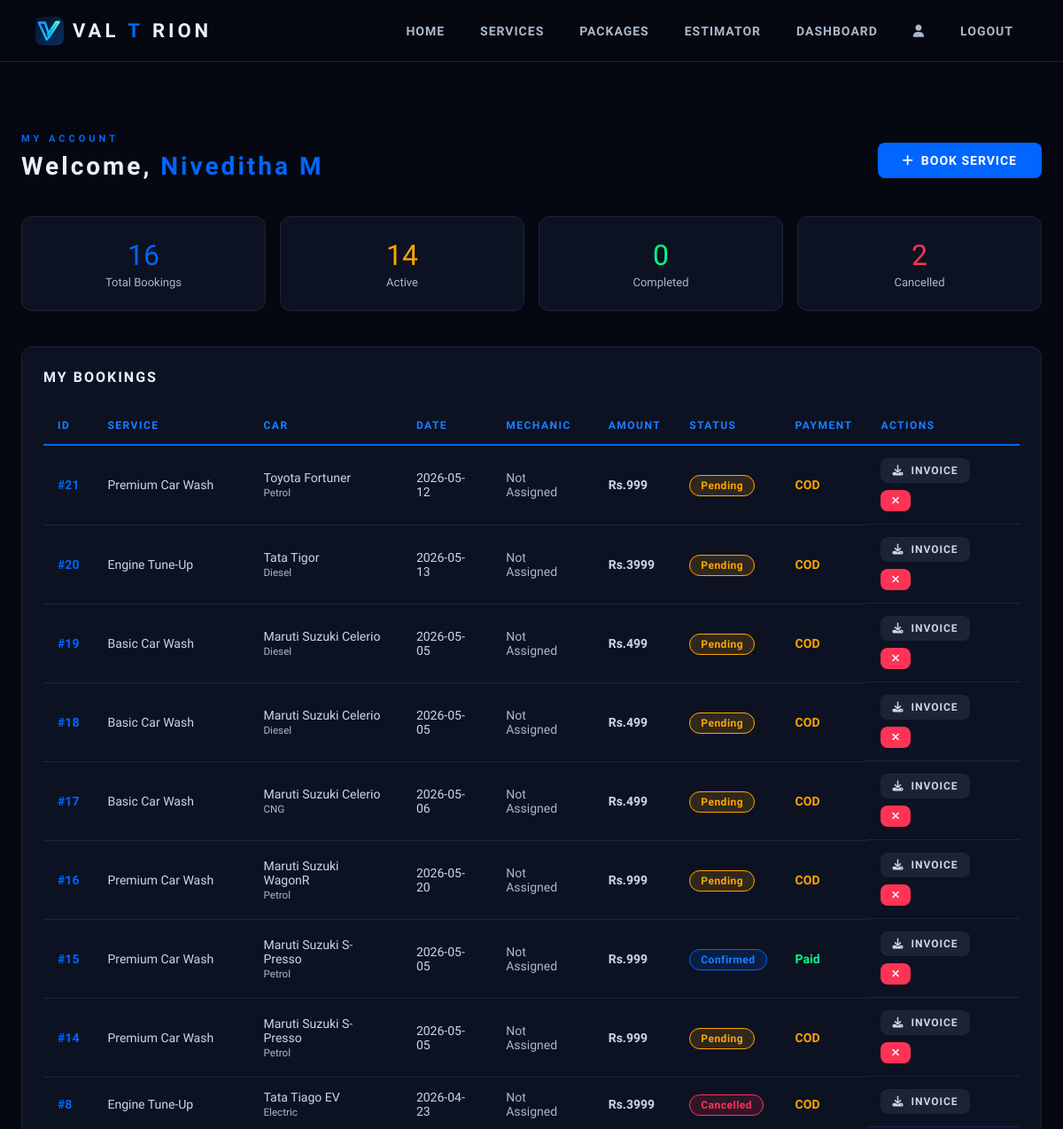
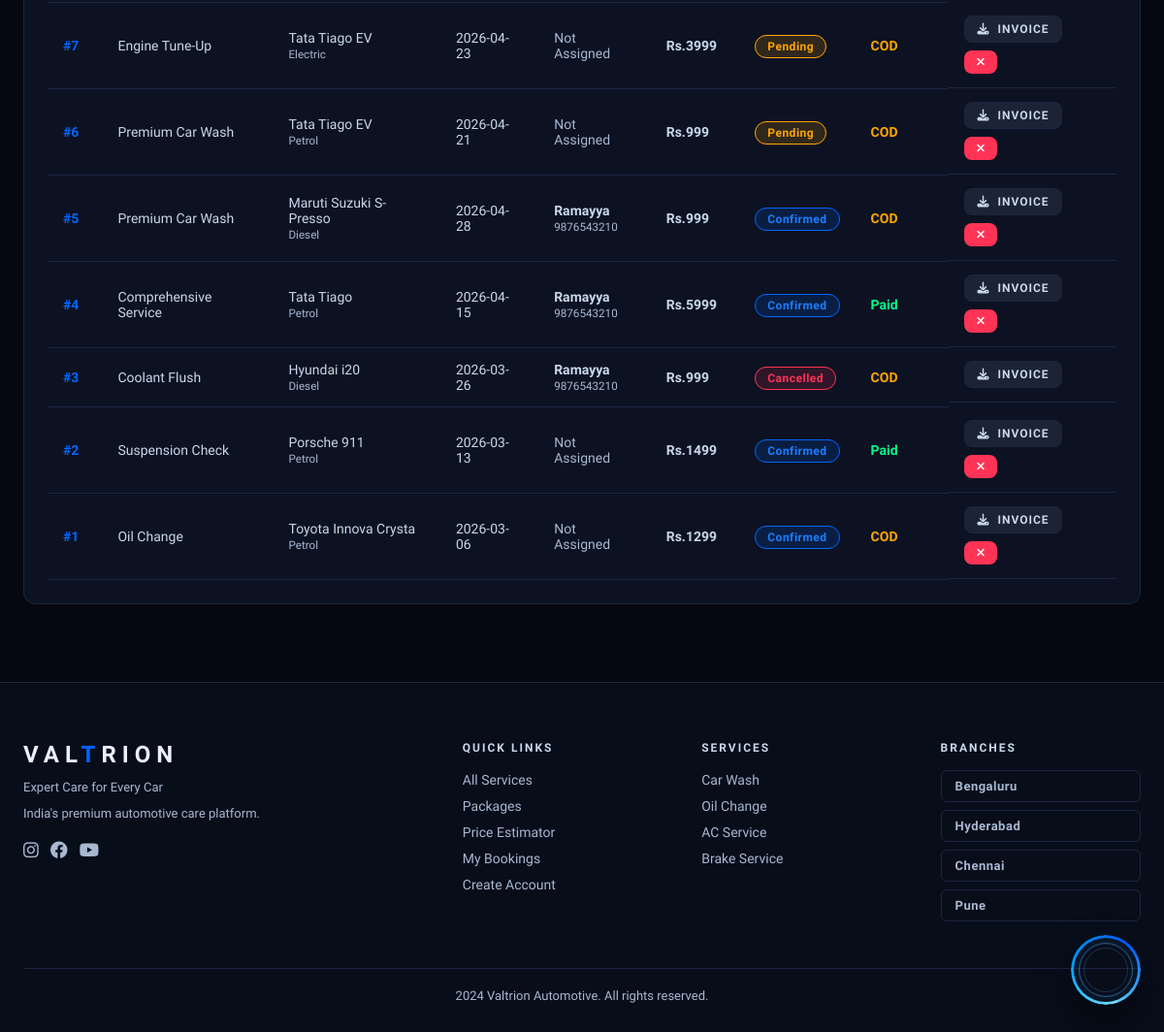
Page /dashboard (signed in) on the committed database (2 pictures, top to bottom).
### app/models.py (models this page shows)
class User(db.Model, UserMixin):
    id            = db.Column(db.Integer, primary_key=True)
    name          = db.Column(db.String(100), nullable=False)
    email         = db.Column(db.String(120), unique=True, nullable=False)
    phone         = db.Column(db.String(15), nullable=False)
    password      = db.Column(db.String(200), nullable=False)
    role          = db.Column(db.String(20), default='customer')
    address       = db.Column(db.String(300))
    created_at    = db.Column(db.DateTime, default=datetime.utcnow)
    bookings      = db.relationship('Booking', backref='customer', lazy=True)
    messages      = db.relationship('ChatMessage', backref='user_ref', lazy=True)

class Booking(db.Model):
    id               = db.Column(db.Integer, primary_key=True)
    user_id          = db.Column(db.Integer, db.ForeignKey('user.id'), nullable=False)
    service_id       = db.Column(db.Integer, db.ForeignKey('service.id'), nullable=False)
    mechanic_id      = db.Column(db.Integer, db.ForeignKey('mechanic.id'), nullable=True)
    customer_name    = db.Column(db.String(100))
    customer_phone   = db.Column(db.String(15))
    car_brand        = db.Column(db.String(50))
    car_model        = db.Column(db.String(50))
    car_number       = db.Column(db.String(20))
    fuel_type        = db.Column(db.String(20))
    pickup_address   = db.Column(db.String(200))
    preferred_date   = db.Column(db.String(50))
    status           = db.Column(db.String(30), default='Pending')
    total_amount     = db.Column(db.Float)
    payment_status   = db.Column(db.String(20), default='Unpaid')
    payment_method   = db.Column(db.String(30))
    payment_ref      = db.Column(db.String(100))
    created_at       = db.Column(db.DateTime, default=datetime.utcnow)
    service          = db.relationship('Service', backref='bookings')
    mechanic         = db.relationship('Mechanic', backref='bookings')

class Service(db.Model):
    id          = db.Column(db.Integer, primary_key=True)
    name        = db.Column(db.String(100), nullable=False)
    description = db.Column(db.Text)
    price       = db.Column(db.Float, nullable=False)
    duration    = db.Column(db.String(50))
    category    = db.Column(db.String(50))
    icon        = db.Column(db.String(100))
    is_active   = db.Column(db.Boolean, default=True)

class Mechanic(db.Model):
    id       = db.Column(db.Integer, primary_key=True)
    name     = db.Column(db.String(100), nullable=False)
    phone    = db.Column(db.String(15))
    specialty= db.Column(db.String(100))
    is_active= db.Column(db.Boolean, default=True)

### app/routes/main.py (the view)
@main.route('/dashboard')
@login_required
def dashboard():
    bookings = Booking.query.filter_by(user_id=current_user.id).order_by(Booking.created_at.desc()).all()
    return render_template('dashboard.html', bookings=bookings)

### app/models.py (called while the page is built)
@login_manager.user_loader
def load_user(user_id):
    return User.query.get(int(user_id))

### app/templates/dashboard.html (shortened to what this page needs)
{% extends 'base.html' %}
{% block content %}
<section class="section">
<div class="container">
    <div class="dash-head" style="display:flex;justify-content:space-between;align-items:center;margin-bottom:32px;">
        <div>
            <p class="section-label">MY ACCOUNT</p>
            <h2 class="section-title">Welcome, <span>{{ current_user.name }}</span></h2>
        </div>
        <a href="{{ url_for('main.services') }}" class="btn btn-primary"><i class="fa fa-plus"></i> Book Service</a>
    </div>
    <div class="dash-stats" style="display:grid;grid-template-columns:repeat(4,1fr);gap:16px;margin-bottom:40px;">
        {% set total = bookings|length %}
        {% set completed = bookings|selectattr('status','eq','Completed')|list|length %}
        {% set pending = bookings|selectattr('status','in',['Pending','Confirmed'])|list|length %}
        {% set cancelled = bookings|selectattr('status','eq','Cancelled')|list|length %}
        <div class="card" style="text-align:center;">
            <div style="font-family:'Orbitron';font-size:32px;color:var(--blue);">{{ total }}</div>
            <div style="color:var(--silver);font-size:13px;margin-top:4px;">Total Bookings</div>
        </div>
        <div class="card" style="text-align:center;">
            <div style="font-family:'Orbitron';font-size:32px;color:orange;">{{ pending }}</div>
            <div style="color:var(--silver);font-size:13px;margin-top:4px;">Active</div>
        </div>
        <div class="card" style="text-align:center;">
            <div style="font-family:'Orbitron';font-size:32px;color:var(--green);">{{ completed }}</div>
            <div style="color:var(--silver);font-size:13px;margin-top:4px;">Completed</div>
        </div>
        <div class="card" style="text-align:center;">
            <div style="font-family:'Orbitron';font-size:32px;color:var(--red);">{{ cancelled }}</div>
            <div style="color:var(--silver);font-size:13px;margin-top:4px;">Cancelled</div>
        </div>
    </div>
    <div class="card">
        <h3 style="font-family:'Orbitron';font-size:16px;letter-spacing:2px;margin-bottom:24px;">MY BOOKINGS</h3>
        {% if bookings %}
        <div style="overflow-x:auto;">
        <table class="vt">
            <thead>
                <tr>
                    <th>ID</th>
                    <th>Service</th>
                    <th>Car</th>
                    <th>Date</th>
                    <th>Mechanic</th>
                    <th>Amount</th>
                    <th>Status</th>
                    <th>Payment</th>
                    <th>Actions</th>
                </tr>
            </thead>
            <tbody>
                {% for b in bookings %}
                <tr>
                    <td style="color:var(--blue);font-weight:700;">#{{ b.id }}</td>
                    <td>{{ b.service.name }}</td>
                    <td>{{ b.car_brand }} {{ b.car_model }}<br><small style="color:var(--silver);">{{ b.fuel_type }}</small></td>
                    <td>{{ b.preferred_date[:10] if b.preferred_date else '-' }}</td>
                    <td>
                        {% if b.mechanic %}
                            <div style="font-weight:600;">{{ b.mechanic.name }}</div>
                            <small style="color:var(--silver);">{{ b.mechanic.phone or 'Assigned' }}</small>
                        {% else %}
                            <span style="color:var(--silver);">Not Assigned</span>
                        {% endif %}
                    </td>
                    <td style="font-weight:700;">Rs.{{ "%.0f"|format(b.total_amount) if b.total_amount else '-' }}</td>
                    <td><span class="badge badge-{{ b.status.lower().replace(' ','-') }}">{{ b.status }}</span></td>
                    <td>
                        {% if b.payment_status == 'Paid' %}
                            <span style="color:var(--green);font-weight:600;">{{ b.payment_status }}</span>
                        {% else %}
                            <span style="color:orange;font-weight:600;">{{ b.payment_status }}</span>
                        {% endif %}
                    </td>
                    <td style="display:flex;gap:8px;flex-wrap:wrap;">
                        <a href="{{ url_for('booking.download_invoice', booking_id=b.id) }}" class="btn btn-silver" style="padding:6px 12px;font-size:12px;" target="_blank">
                            <i class="fa fa-download"></i> Invoice
                        </a>
                        {% if b.status not in ['Completed','Cancelled'] %}
                        <a href="{{ url_for('booking.cancel_booking', booking_id=b.id) }}" class="btn btn-danger" style="padding:6px 12px;font-size:12px;" onclick="return confirm('Cancel this booking?')">
                            <i class="fa fa-times"></i>
                        </a>
                        {% endif %}
                    </td>
                </tr>
                {% endfor %}
            </tbody>
        </table>
        </div>
        {% endif %}
    </div>
</div>
</section>
{% endblock %}

### app/templates/base.html (shortened to what this page needs)
<!DOCTYPE html>
<html lang="en">
<head>
    <link href="https://cdnjs.cloudflare.com/ajax/libs/font-awesome/6.4.0/css/all.min.css" rel="stylesheet">
</head>
<body>
<nav>
    <a href="{{ url_for('main.index') }}" class="nav-logo"><img src="{{ url_for('static', filename='logos/valtrion-icon.svg') }}" alt="Valtrion">VAL<span>T</span>RION</a>
    <div class="nav-links" id="nav-links">
        <a href="{{ url_for('main.index') }}">Home</a>
        <a href="{{ url_for('main.services') }}">Services</a>
        <a href="{{ url_for('main.packages') }}">Packages</a>
        <a href="{{ url_for('main.estimator') }}">Estimator</a>
        {% if current_user.is_authenticated %}
            {% if current_user.role == 'admin' %}
                <a href="{{ url_for('admin.dashboard') }}">Admin</a>
            {% else %}
                <a href="{{ url_for('main.dashboard') }}">Dashboard</a>
                <a href="{{ url_for('profile.view_profile') }}"><i class="fa fa-user"></i></a>
            {% endif %}
            <a href="{{ url_for('auth.logout') }}">Logout</a>
        {% else %}
            <a href="{{ url_for('auth.login') }}">Login</a>
            <a href="{{ url_for('auth.register') }}" class="nav-btn">Book Now</a>
        {% endif %}
    </div>
</nav>
<div class="page-wrapper">{% block content %}{% endblock %}</div>
<footer>
    <div class="container">
        <div class="footer-grid">
            <div>
                <div class="footer-logo">VAL<span style="color:var(--blue)">T</span>RION</div>
                <p style="color:var(--silver);font-size:13px;margin-bottom:8px;">Expert Care for Every Car</p>
                <p style="color:var(--silver);font-size:13px;line-height:1.8;">India's premium automotive care platform.</p>
                <div style="margin-top:16px;display:flex;gap:12px;">
                    <a href="#" style="color:var(--silver);font-size:18px;" onmouseover="this.style.color='#0066FF'" onmouseout="this.style.color='var(--silver)'"><i class="fab fa-instagram"></i></a>
                    <a href="#" style="color:var(--silver);font-size:18px;" onmouseover="this.style.color='#0066FF'" onmouseout="this.style.color='var(--silver)'"><i class="fab fa-facebook"></i></a>
                    <a href="#" style="color:var(--silver);font-size:18px;" onmouseover="this.style.color='#0066FF'" onmouseout="this.style.color='var(--silver)'"><i class="fab fa-youtube"></i></a>
                </div>
            </div>
            <div class="footer-col">
                <h4>Quick Links</h4>
                <ul>
                    <li><a href="{{ url_for('main.services') }}">All Services</a></li>
                    <li><a href="{{ url_for('main.packages') }}">Packages</a></li>
                    <li><a href="{{ url_for('main.estimator') }}">Price Estimator</a></li>
                    <li><a href="{{ url_for('main.dashboard') }}">My Bookings</a></li>
                    <li><a href="{{ url_for('auth.register') }}">Create Account</a></li>
                </ul>
            </div>
            <div class="footer-col">
                <h4>Services</h4>
                <ul>
                    <li><a href="{{ url_for('main.services') }}">Car Wash</a></li>
                    <li><a href="{{ url_for('main.services') }}">Oil Change</a></li>
                    <li><a href="{{ url_for('main.services') }}">AC Service</a></li>
                    <li><a href="{{ url_for('main.services') }}">Brake Service</a></li>
                </ul>
            </div>
            <div class="footer-col">
                <h4>Branches</h4>
                <button class="branch-toggle" onclick="toggleBranch('blr',this)">Bengaluru</button>
                <button class="branch-toggle" onclick="toggleBranch('hyd',this)">Hyderabad</button>
                <button class="branch-toggle" onclick="toggleBranch('chn',this)">Chennai</button>
                <button class="branch-toggle" onclick="toggleBranch('pun',this)">Pune</button>
            </div>
        </div>
        <div class="footer-bottom"><p>2024 Valtrion Automotive. All rights reserved.</p></div>
    </div>
</footer>
<div class="chat-launcher-wrap">
    <button class="chat-launcher" type="button" onclick="toggleChatDrawer()" aria-label="Open live chat">
        <div class="chat-launcher-inner"></div>
    </button>
</div>
</body>
</html>

### rows in the picture
User: name "Niveditha M"
Booking: id "21", service.name "Premium Car Wash", car_brand "Toyota", car_model "Fortuner", fuel_type "Petrol", preferred_date "2026-05-12", shows "Not Assigned", total_amount "999", status "Pending", payment_status "COD"
Booking: id "20", service.name "Engine Tune-Up", car_brand "Tata", car_model "Tigor", fuel_type "Diesel", preferred_date "2026-05-13", shows "Not Assigned", total_amount "3999", status "Pending", payment_status "COD"
Booking: id "19", service.name "Basic Car Wash", car_brand "Maruti Suzuki", car_model "Celerio", fuel_type "Diesel", preferred_date "2026-05-05", shows "Not Assigned", total_amount "499", status "Pending", payment_status "COD"
Booking: id "18", service.name "Basic Car Wash", car_brand "Maruti Suzuki", car_model "Celerio", fuel_type "Diesel", preferred_date "2026-05-05", shows "Not Assigned", total_amount "499", status "Pending", payment_status "COD"
Booking: id "17", service.name "Basic Car Wash", car_brand "Maruti Suzuki", car_model "Celerio", fuel_type "CNG", preferred_date "2026-05-06", shows "Not Assigned", total_amount "499", status "Pending", payment_status "COD"
Booking: id "16", service.name "Premium Car Wash", car_brand "Maruti Suzuki", car_model "WagonR", fuel_type "Petrol", preferred_date "2026-05-20", shows "Not Assigned", total_amount "999", status "Pending", payment_status "COD"
Booking: id "15", service.name "Premium Car Wash", car_brand "Maruti Suzuki", car_model "S-Presso", fuel_type "Petrol", preferred_date "2026-05-05", shows "Not Assigned", total_amount "999", status "Confirmed", payment_status "Paid"
Booking: id "14", service.name "Premium Car Wash", car_brand "Maruti Suzuki", car_model "S-Presso", fuel_type "Petrol", preferred_date "2026-05-05", shows "Not Assigned", total_amount "999", status "Pending", payment_status "COD"
Booking: id "8", service.name "Engine Tune-Up", car_brand "Tata", car_model "Tiago EV", fuel_type "Electric", preferred_date "2026-04-23", shows "Not Assigned", total_amount "3999", status "Cancelled", payment_status "COD"
Booking: id "7", service.name "Engine Tune-Up", car_brand "Tata", car_model "Tiago EV", fuel_type "Electric", preferred_date "2026-04-23", shows "Not Assigned", total_amount "3999", status "Pending", payment_status "COD"
Booking: id "6", service.name "Premium Car Wash", car_brand "Tata", car_model "Tiago EV", fuel_type "Petrol", preferred_date "2026-04-21", shows "Not Assigned", total_amount "999", status "Pending", payment_status "COD"
Booking: id "5", service.name "Premium Car Wash", car_brand "Maruti Suzuki", car_model "S-Presso", fuel_type "Diesel", preferred_date "2026-04-28", mechanic.name "Ramayya", mechanic "9876543210", total_amount "999", status "Confirmed", payment_status "COD"
Booking: id "4", service.name "Comprehensive Service", car_brand "Tata", car_model "Tiago", fuel_type "Petrol", preferred_date "2026-04-15", mechanic.name "Ramayya", mechanic "9876543210", total_amount "5999", status "Confirmed", payment_status "Paid"
Booking: id "3", service.name "Coolant Flush", car_brand "Hyundai", car_model "i20", fuel_type "Diesel", preferred_date "2026-03-26", mechanic.name "Ramayya", mechanic "9876543210", total_amount "999", status "Cancelled", payment_status "COD"
Booking: id "2", service.name "Suspension Check", car_brand "Porsche", car_model "911", fuel_type "Petrol", preferred_date "2026-03-13", shows "Not Assigned", total_amount "1499", status "Confirmed", payment_status "Paid"
Booking: id "1", service.name "Oil Change", car_brand "Toyota", car_model "Innova Crysta", fuel_type "Petrol", preferred_date "2026-03-06", shows "Not Assigned", total_amount "1299", status "Confirmed", payment_status "COD"

### other values in the picture
{{ total }} "16"
{{ pending }} "14"
{{ completed }} "0"
{{ cancelled }} "2"
